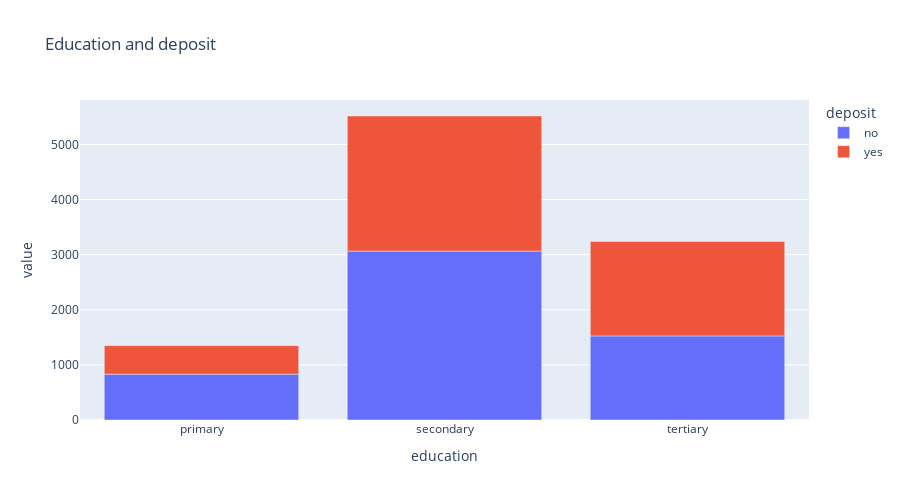

Notebook code cell kept with this figure:
### Code cell
fig = px.bar(
    education_grouped,
    height=500, 
    width=900,
    title='Education and deposit')
fig.show()

### Figure 1 — Plotly figure (JSON) as saved in the notebook; plotly's stock layout.template omitted (floating-point values rounded to 4 significant figures)
{"data": [{"alignmentgroup": "True", "hovertemplate": "deposit=no<br>education=%{x}<br>value=%{y}<extra></extra>", "legendgroup": "no", "marker": {"color": "#636efa", "pattern": {"shape": ""}}, "name": "no", "offsetgroup": "no", "orientation": "v", "showlegend": true, "textposition": "auto", "type": "bar", "x": ["primary", "secondary", "tertiary"], "xaxis": "x", "y": [832, 3066, 1526], "yaxis": "y"}, {"alignmentgroup": "True", "hovertemplate": "deposit=yes<br>education=%{x}<br>value=%{y}<extra></extra>", "legendgroup": "yes", "marker": {"color": "#EF553B", "pattern": {"shape": ""}}, "name": "yes", "offsetgroup": "yes", "orientation": "v", "showlegend": true, "textposition": "auto", "type": "bar", "x": ["primary", "secondary", "tertiary"], "xaxis": "x", "y": [517, 2451, 1713], "yaxis": "y"}], "layout": {"barmode": "relative", "height": 500, "legend": {"title": {"text": "deposit"}, "tracegroupgap": 0}, "title": {"text": "Education and deposit"}, "width": 900, "xaxis": {"anchor": "y", "domain": [0, 1], "title": {"text": "education"}}, "yaxis": {"anchor": "x", "domain": [0, 1], "title": {"text": "value"}}}}
